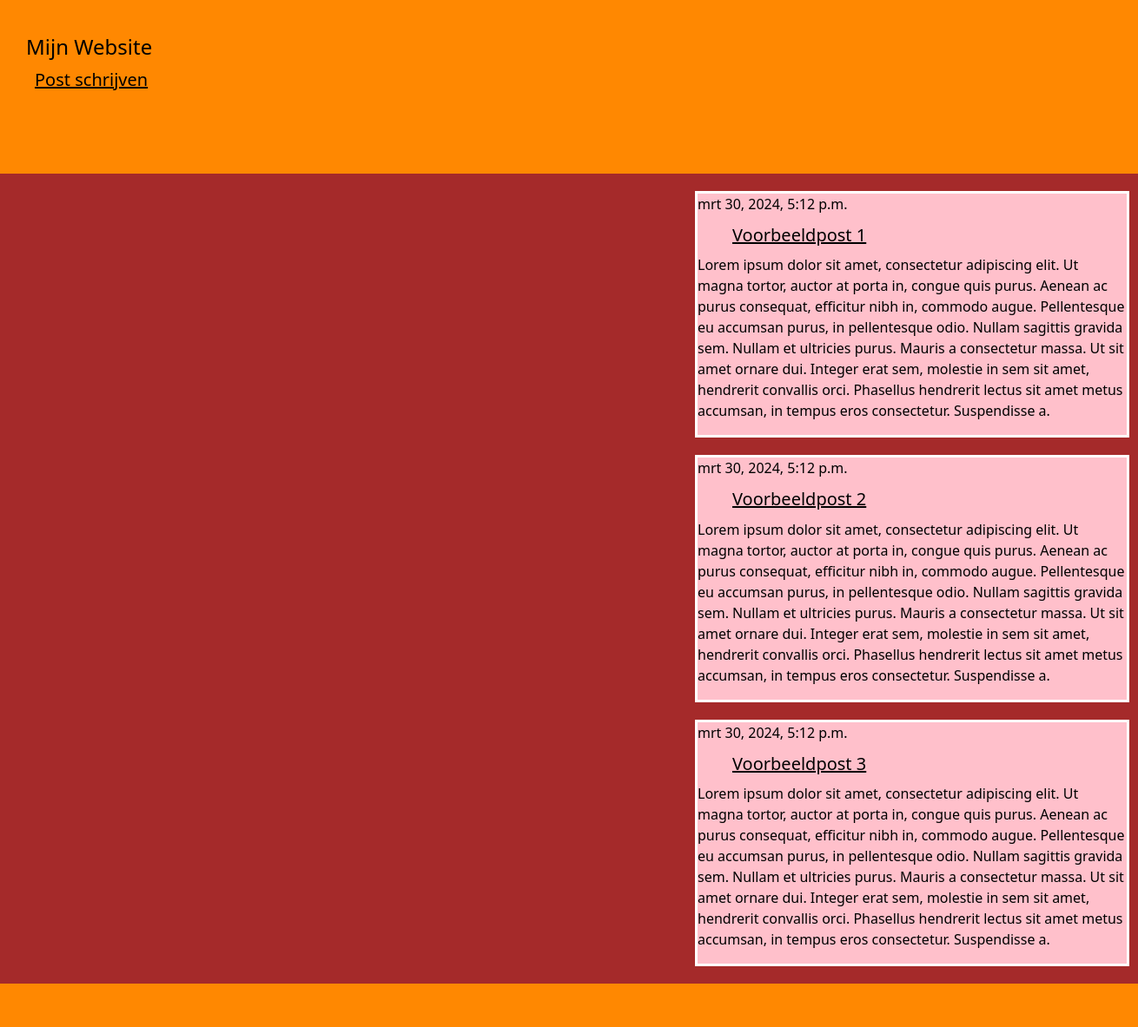
The page / on the database its author committed.
### blog/models.py (models this page shows)
class Post(models.Model):
    author = models.ForeignKey(settings.AUTH_USER_MODEL, on_delete=models.CASCADE)
    title = models.CharField(max_length=200)
    text = models.TextField()
    created_date = models.DateTimeField(default=timezone.now)
    published_date = models.DateTimeField(blank=True, null=True)

### blog/views.py (the view)
# urls.py: path('', views.post_list, name='post_list'),
def post_list(request):
    posts = Post.objects.filter(published_date__lte=timezone.now()).order_by('published_date')
    return render(request, 'blog/post_list.html', {'posts': posts})

### blog/templates/blog/post_list.html
    {% extends 'blog/base.html' %}
    {% block inhoud %}
        {% for post in posts %}
            <article class="post">
                <time class="date">
                    {{ post.published_date }}
                </time>
                <h2><a href="{% url 'post_inhoud' pk=post.pk %}">{{ post.title }}</a></h2>
                <p>{{ post.text|linebreaksbr }}</p>
            </article>
        {% endfor %}
    {% endblock %}

### blog/templates/blog/base.html (shortened to what this page needs)
{% load static %}
<!DOCTYPE html>
<html lang="en">
<head>
    <link href="https://cdn.jsdelivr.net/npm/bootstrap@5.1.3/dist/css/bootstrap.min.css" rel="stylesheet">
    <link rel="stylesheet" href="{% static 'css/stijl.css' %}">
</head>
<body>
    <header><h3 class="title">Mijn Website</h3>
        <a href="{% url 'post_nieuw' %}" class="top-menu">Post schrijven</a>
    </header>
    <section>
        {% block inhoud %}
        {% endblock %}
    </section>
<footer>
</footer>
</body>
</html>

### blog/static/css/stijl.css (style rules this page uses)
body { background-color: brown; color: black; }
article { width: 500px; margin-bottom: 20px; margin-left: 800px; margin-top: 20px; border: 3px solid rgb(255, 255, 255); background-color: pink; }
header { background-color: rgb(255, 136, 1); color: rgb(0, 0, 0); padding: 10px 0; font-size: 20px; height: 200px; }
footer { height: 50px; background-color: rgb(255, 136, 1); }
h3 { color: rgb(0, 0, 0); font-size: 24px; margin-top: 30px; margin-left: 30px; }
a { color: black; font-size: 20px; margin-left: 40px; margin-top: 40px; }

### rows shown on the page
Post: published_date "mrt 30, 2024, 5:12 p.m.", title "Voorbeeldpost 1", text "Lorem ipsum dolor sit amet, consectetur adipiscing elit. Ut magna tortor, auctor at porta in, congue quis purus. Aenean ac purus consequat, efficitur nibh in, commodo augue. Pellentesque eu accumsan purus, in pellentesque odio. Nullam sagittis gravida sem. Nullam et ultricies purus. Mauris a consectetur massa. Ut sit amet ornare dui. Integer erat sem, molestie in sem sit amet, hendrerit convallis orci. Phasellus hendrerit lectus sit amet metus accumsan, in tempus eros consectetur. Suspendisse a."
Post: published_date "mrt 30, 2024, 5:12 p.m.", title "Voorbeeldpost 2", text "Lorem ipsum dolor sit amet, consectetur adipiscing elit. Ut magna tortor, auctor at porta in, congue quis purus. Aenean ac purus consequat, efficitur nibh in, commodo augue. Pellentesque eu accumsan purus, in pellentesque odio. Nullam sagittis gravida sem. Nullam et ultricies purus. Mauris a consectetur massa. Ut sit amet ornare dui. Integer erat sem, molestie in sem sit amet, hendrerit convallis orci. Phasellus hendrerit lectus sit amet metus accumsan, in tempus eros consectetur. Suspendisse a."
Post: published_date "mrt 30, 2024, 5:12 p.m.", title "Voorbeeldpost 3", text "Lorem ipsum dolor sit amet, consectetur adipiscing elit. Ut magna tortor, auctor at porta in, congue quis purus. Aenean ac purus consequat, efficitur nibh in, commodo augue. Pellentesque eu accumsan purus, in pellentesque odio. Nullam sagittis gravida sem. Nullam et ultricies purus. Mauris a consectetur massa. Ut sit amet ornare dui. Integer erat sem, molestie in sem sit amet, hendrerit convallis orci. Phasellus hendrerit lectus sit amet metus accumsan, in tempus eros consectetur. Suspendisse a."
